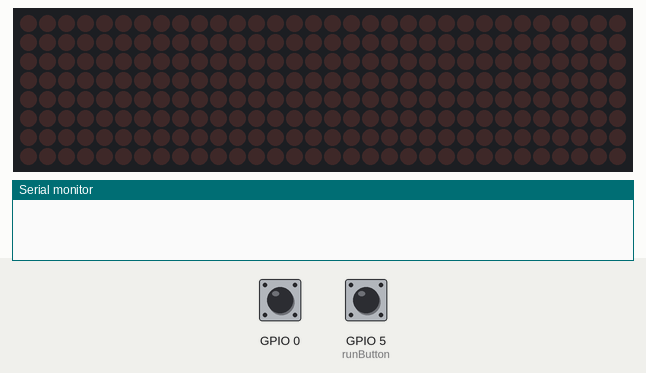
Bench run of a program on a simulated ESP8266 (Wemos D1 mini). On the bench: 32×8 LED matrix, the last lines printed to the serial monitor. The inputs (shaded band) are chosen by the test bench; at power-on: GPIO 5 (runButton) HIGH, GPIO 0 HIGH.

Above: at 1.3 s.
1.4 s: GPIO 5 (runButton) pulled LOW for 0.15 s
At 2.3 s:
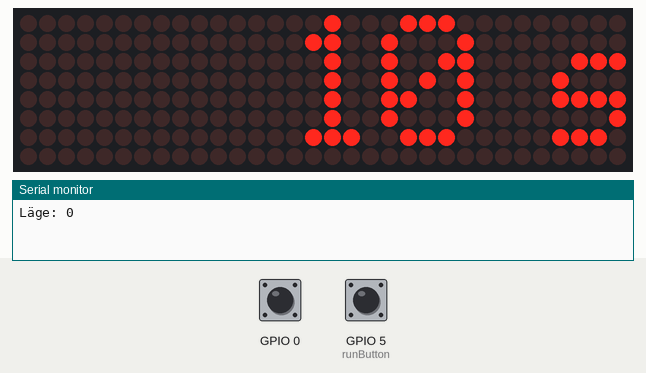
4.5 s: GPIO 5 (runButton) pulled LOW for 1 s
At 6.0 s:
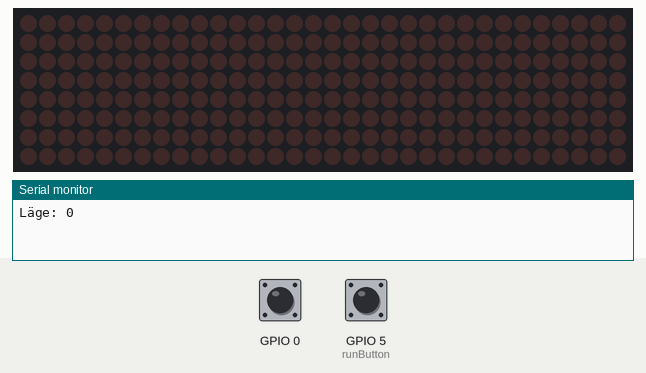
7.0 s: GPIO 5 (runButton) pulled LOW for 3.2 s
At 20.25 s:
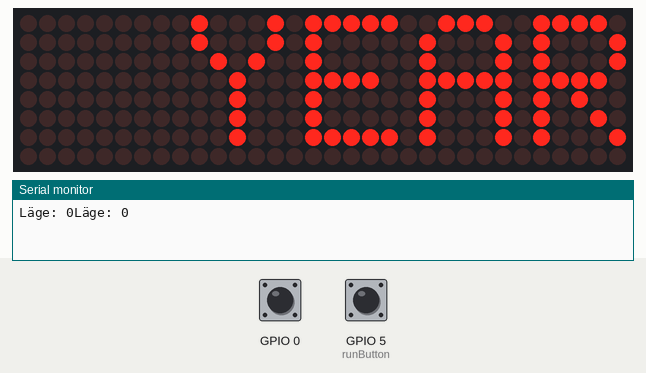
Timing chart, 0 to 21.8 s (numbered marks = the images above; inputs shaded):
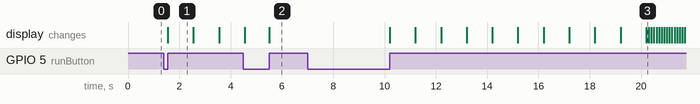

The program:

main.cpp
```cpp
#include <Arduino.h>
#include <MD_Parola.h>
#include <MD_MAX72xx.h>
#include <SPI.h>
#include "TimeMachine.h"
#include "Button.h"
#include "ToggleSwitch.h"

// Uncomment according to your hardware type
#define HARDWARE_TYPE MD_MAX72XX::FC16_HW
//#define HARDWARE_TYPE MD_MAX72XX::GENERIC_HW

// Defining size, and output pins
#define MAX_DEVICES 4
#define CS_PIN 15

MD_Parola Display = MD_Parola(HARDWARE_TYPE, CS_PIN, MAX_DEVICES);
TimeMachine timeMachine(&Display);

Button runButton(5);        // GPIO5 = D1 (on D1 Mini).
ToggleSwitch timeToggle(0); // GPIO0 = D3 (on D1 Mini).


void setup() {
    Serial.begin(115200);
    Display.begin();
    runButton.begin();
    timeToggle.begin();
}

void loop() {
    timeMachine.update();
    if (runButton.isReleased()) {
        if (!timeMachine.is_running()) {
            Serial.printf("Läge: %d", timeToggle.is_enabled());
            timeMachine.run(timeToggle.is_enabled() ? 2022 : 1222);
        } else {
            timeMachine.stop();
        }
    }
}
```

Button.h
```cpp
#ifndef QLTIMEMACHINE_BUTTON_H
#define QLTIMEMACHINE_BUTTON_H

#include <cstdint>

/* Time (ms) since last event to not recongnise a new event */
#define QLTIMEMACHINE_BUTTON_DEBOUNCING 500

/**
 * Simple code to check when a button i released.
 *
 * Source: https://arduino.stackexchange.com/a/48244
 */
class Button
{
    public:
        Button(uint8_t pin) : _pin(pin) {}
        void begin();
        bool isReleased();

    private:
        unsigned long _last_event;
        bool _state;
        uint8_t _pin;
};

#endif
```

DisplayCountdown.h
```cpp
#ifndef QLTIMEMACHINE_DISPLAYCOUNTDOWN_H
#define QLTIMEMACHINE_DISPLAYCOUNTDOWN_H

#include <MD_Parola.h>
#include <MD_MAX72xx.h>
#include <SPI.h>

/**
 * Runs a count down on the display.
 */
class DisplayCountdown {

    private:
        MD_Parola       *display;  /** Pointer to display object. */
        unsigned long   last_decrement;  /** When last decrement was done. */
        int             current_no;  /** Current number to display */

    public:
        void set_display(MD_Parola *display);
        void run(int start_no);
        bool update();
};

#endif  //QLTIMEMACHINE_DISPLAYCOUNTDOWN_H
```

DisplayPulsatingText.h
```cpp
#include <MD_Parola.h>
#include <MD_MAX72xx.h>
#include <SPI.h>

#ifndef QLTIMEMACHINE_DISPLAYPULSATINGTEXT_H
#define QLTIMEMACHINE_DISPLAYPULSATINGTEXT_H

/* How long to wait before moving to next brightness */
#define UPDATE_PULSE_INTERVAL 100

/* Number of times to repeat */
#define NO_OF_PULSE_REPEATS 2

#define MAX_BRIGHTNESS 15

enum PulsatingTextState {
    PULSATING_FADING_OFF,
    PULSATING_FADING_UP,
    PULSATING_FADING_DOWN
};

class DisplayPulsatingText
{
    private:
        /** Pointer to display object. */
        MD_Parola       *display;

        /** When last update was done. */
        unsigned long   last_update;

        /** Current iteration (iterates until NO_OF_PULSE_REPEATS) */
        int             iteration;

        /** Current brightness */
        int             current_brightness;

        /** State of machine */
        PulsatingTextState state;

        bool step();
        void reset();
    public:
        DisplayPulsatingText();
        void set_display(MD_Parola *display);
        void run(std::string text);
        void stop();
        bool update();
};

#endif
```

TimeMachine.h
```cpp
#ifndef QLTIMEMACHINE_TIMEMACHINE_H
#define QLTIMEMACHINE_TIMEMACHINE_H

#include <MD_Parola.h>
#include <MD_MAX72xx.h>
#include <SPI.h>
#include "DisplayCountdown.h"
#include "DisplayPulsatingText.h"

#define BRIGHTNESS 15

/**
 * Current state of time machine.
 */
enum TimeMachineState {
    OFF,                 /** Time machine is off.                */
    COUNT_DOWN,          /** Time machine is running count down. */
    YEAR_TEXT_FLASHING,  /** Time machine is flashing the text.  */
    YEAR_NO_FLASHING     /** Time machine is flashing the year   */
};


/**
 * Does some cool stuff with text on a display
 * to simulate a time travel machine.
 */
class TimeMachine {

    private:
        MD_Parola   *display;  /** Pointer to display object. */
        TimeMachineState state;  /** Current state of machine */
        DisplayCountdown displayCountdown;  /** DisplayCountdown module */
        DisplayPulsatingText displayPulsatingText; /** DisplayPulsationText module */
        int year;  /** Year to travel to. */

    public:
        TimeMachine(MD_Parola *display);

        void run(int year);
        void stop();
        void update();
        bool is_running();
};

#endif //QLTIMEMACHINE_TIMEMACHINE_H
```

ToggleSwitch.h
```cpp
#ifndef QLTIMEMACHINE_TOGGLESWITCH_H
#define QLTIMEMACHINE_TOGGLESWITCH_H

#include <Arduino.h>
#include <cstdint>

class ToggleSwitch
{
    public:
        ToggleSwitch(uint8_t pin) : _pin(pin) {}
        void begin();
        bool is_enabled();

    private:
        uint8_t _pin;
};

#endif
```

Button.cpp
```cpp
#include <Arduino.h>
#include "Button.h"

void Button::begin() {
    pinMode(_pin, INPUT_PULLUP);
    _state = digitalRead(_pin);
    _last_event = millis();
}

bool Button::isReleased() {
    if ((millis() - _last_event) <= QLTIMEMACHINE_BUTTON_DEBOUNCING) return false;

    bool v = digitalRead(_pin);
    if (v != _state) {
        _state = v;
        if (_state) {
            _last_event = millis();
            return true;
        }
    }
    return false;
}
```

DisplayCountdown.cpp
```cpp
#include "DisplayCountdown.h"

/**
* Sets pointer to display object to use.
*/
void DisplayCountdown::set_display(MD_Parola *display) {
    this->display = display;
}

/**
 * Set module in run mode (to actually run, the update()-method
 * has to be called every n milliseconds.)
 */
void DisplayCountdown::run(int start_no) {
    last_decrement = millis();
    current_no = start_no;
    display->setTextAlignment(PA_RIGHT);
    display->printf("%2d s", start_no);
}

/**
 * Move the state of the module forward (if it should by this update).
 */
 bool DisplayCountdown::update() {
    if ((millis() - last_decrement) >= 1000) {
        last_decrement = millis();
        current_no--;

        display->printf("%2d s", current_no);

        return (current_no == 0); // If count down finished, return true
    }
    return false;
}
```

DisplayPulsatingText.cpp
```cpp
#include "DisplayPulsatingText.h"

DisplayPulsatingText::DisplayPulsatingText()
{
    iteration = 1;
}

/**
 * Resets state.
 */
void DisplayPulsatingText::reset() {
    current_brightness = MAX_BRIGHTNESS;
    state = PULSATING_FADING_DOWN;
    iteration = 1;
}

/**
* Sets pointer to display object to use.
*/
void DisplayPulsatingText::set_display(MD_Parola *display) {
    this->display = display;
}

/**
 * Set module in run mode (to actually run, the update()-method
 * has to be called every n milliseconds.)
 */
void DisplayPulsatingText::run(std::string text) {
    last_update = millis();
    reset();
    this->display->displayClear();
    this->display->printf(text.c_str());
}

/**
 * Set module in a stopped mode (the update()-method does nothing.)
 */
void DisplayPulsatingText::stop() {
    reset();
}

/**
 * Steps the brightness one step up or down (depending on state).
 * @return True if iteration is done.
 */
bool DisplayPulsatingText::step() {
    if (current_brightness > 0 && state == PULSATING_FADING_DOWN) {
        this->display->setIntensity(--current_brightness);
    }
    else if (current_brightness < MAX_BRIGHTNESS && state == PULSATING_FADING_UP)
    {
        this->display->setIntensity(++current_brightness);
    }
    else if (current_brightness == 0) {
        state = PULSATING_FADING_UP;
        this->display->setIntensity(++current_brightness);
    }
    else if (current_brightness == MAX_BRIGHTNESS) {
        state = PULSATING_FADING_DOWN;
        return true;
    }
    return false;
}

/**
 * Move the state of the module forward (if it should by this update).
 * @return true if module is done, otherwise false.
 */
 bool DisplayPulsatingText::update() {
    if (state == PULSATING_FADING_OFF) return false;

    if ((millis() - last_update) >= UPDATE_PULSE_INTERVAL) {
        last_update = millis();
        if (iteration > NO_OF_PULSE_REPEATS) {
            stop();
            return true;
        }
        else if (step()) iteration++;
    }
    return false;
}
```

TimeMachine.cpp
```cpp
#include <stdio.h>
#include "TimeMachine.h"


TimeMachine::TimeMachine(MD_Parola *display) {
    this->display = display;  /** Pointer to display object. */
    this->display->setIntensity(BRIGHTNESS);
    this->display->displayClear();
    this->state = OFF;
    displayCountdown.set_display(display);
    displayPulsatingText.set_display(display);
}

/**
 * Set machine in start mode (to actually run the machine,
 * the update()-method should be called every n millisecond.)
 */
void TimeMachine::run(int year) {
    this->state = COUNT_DOWN;
    this->year = year;
    displayCountdown.run(10);
}

/**
 * Set machine in stop mode.
 */
void TimeMachine::stop() {
    this->state = OFF;
    this->display->displayClear();
}

bool TimeMachine::is_running() {
    return this->state != OFF;
}

/**
 * Move the state of the machine forward (if it should by this update).
 */
void TimeMachine::update() {
    char yearText[10];

    if (this->state == OFF) {
        return;
    }
    else if (this->state == COUNT_DOWN) {
        bool is_done = displayCountdown.update();
        if (is_done) {
            this->state = YEAR_TEXT_FLASHING;
            this->displayPulsatingText.run("YEAR");
        }
    }
    else if (this->state == YEAR_TEXT_FLASHING) {
        bool is_done = displayPulsatingText.update();
        if (is_done) {
            this->state = YEAR_NO_FLASHING;
            this->displayPulsatingText.run(yearText);
        }
    }
    else if (this->state == YEAR_NO_FLASHING) {
        bool is_done = displayPulsatingText.update();
        if (is_done) {
            this->state = OFF;
            this->display->displayClear();
        }
    }
}
```

ToggleSwitch.cpp
```cpp
#include "ToggleSwitch.h"

void ToggleSwitch::begin() {
    pinMode(_pin, INPUT_PULLUP);
}

bool ToggleSwitch::is_enabled() {
    return digitalRead(_pin) == 0 ? true : false;
}
```

Measured:
- after the input at 1.4 s, the display: changes after 0.15 s (image 1)
- after the input at 4.5 s, the display: first differs from a run without the input after 1.0 s (image 2)
- after the input at 7.0 s, the display: first changes after 3.2 s (image 3 shows a later state)
- what the display in image 1 shows lasts 1.0 s, from 1.6 s to 2.6 s
